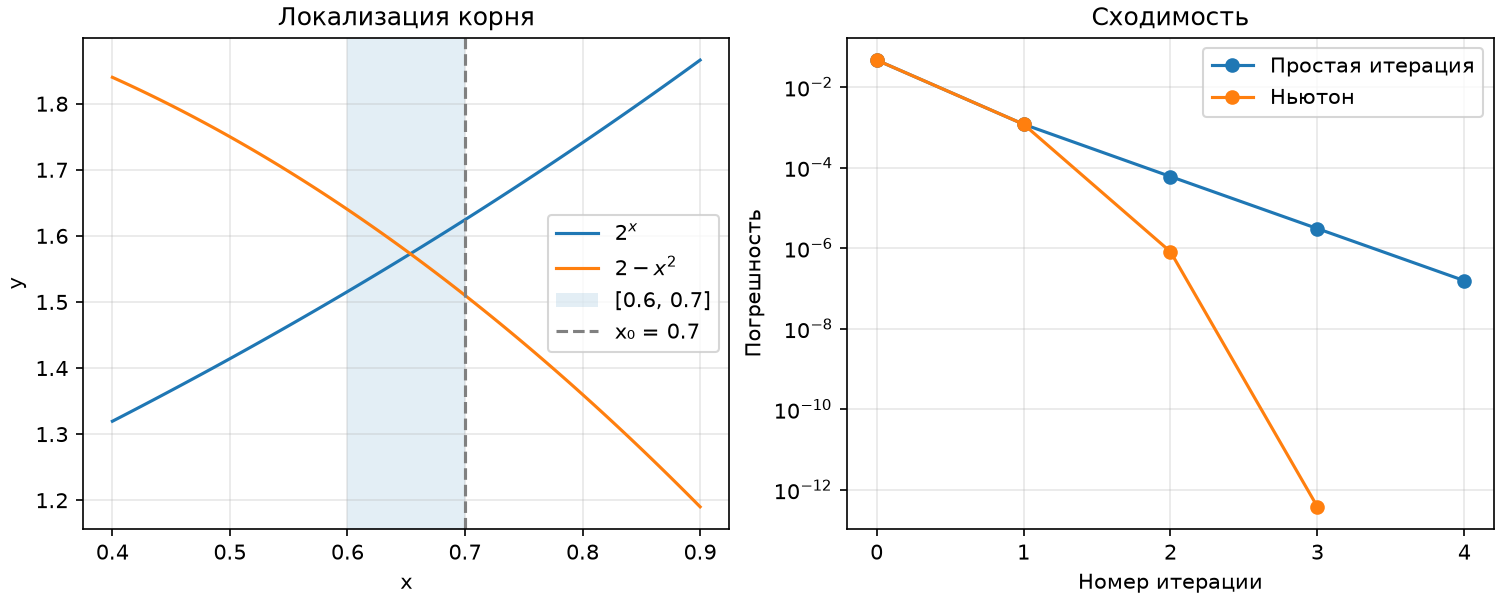

This figure's Python source:
"""
2.1.
Реализовать методы  простой итерации и Ньютона решения нелинейных уравнений.
В качестве  входных  данных задать точность  вычислений.

Найти положительный корень нелинейного  уравнения  (начальное  приближение
определить  графически). Проанализировать зависимость погрешности вычислений
от количества итераций.

Вариант 7.
2^x + x^2 - 2 = 0
"""

from math import log

import matplotlib.pyplot as plt
from matplotlib.ticker import MaxNLocator


def f(x):
    """Вычисляет левую часть уравнения."""

    return 2**x + x**2 - 2


def df(x):
    """Вычисляет производную f'(x) для метода Ньютона."""

    return log(2) * 2**x + 2 * x


def simple_iteration(x0, lam, q, eps, max_iter=100):
    """Возвращает приближения простой итерации и последнюю оценку погрешности."""

    x = x0
    history = [x]
    for _ in range(max_iter):
        x_next = x - lam * f(x)  # Следующее приближение x = phi(x).
        error_bound = q / (1 - q) * abs(x_next - x)  # Оценка (2.7).
        history.append(x_next)
        if error_bound <= eps:
            return history, error_bound
        x = x_next

    raise RuntimeError("Метод простой итерации не достиг заданной точности.")


def newton(x0, eps, max_iter=100):
    """Возвращает приближения Ньютона и модуль последнего шага."""

    x = x0
    history = [x]
    for _ in range(max_iter):
        derivative = df(x)
        if abs(derivative) < 1e-14:
            raise RuntimeError("Производная слишком близка к нулю.")
        # Пересечение касательной с осью x, (2.2).
        x_next = x - f(x) / derivative
        step = abs(x_next - x)
        history.append(x_next)
        if step <= eps:
            return history, step
        x = x_next

    raise RuntimeError("Метод Ньютона не достиг заданной точности.")


def print_result(name, x, criterion, errors):
    """Печатает корень, невязку и погрешность на каждом шаге."""

    label, value = criterion
    print(f"\n{name}. Итераций: {len(errors) - 1}")
    print(f"Корень: {x:.15g}, невязка: {abs(f(x)):.2e}")
    print(f"{label}: {value:.2e}")
    print("  k   Погрешность")
    for k, error in enumerate(errors):
        print(f"{k:3d}   {error:.2e}")


def show_plots(a, b, x0, iteration_errors, newton_errors):
    """Строит графики двух частей уравнения 2.1 и отмечает начальную точку."""

    _, (curves, errors) = plt.subplots(
        1, 2, figsize=(10, 4), layout="constrained")
    xs = [0.4 + i * 0.005 for i in range(101)]
    curves.plot(xs, [2**x for x in xs], label=r"$2^x$")
    curves.plot(xs, [2 - x**2 for x in xs], label=r"$2-x^2$")
    curves.axvspan(a, b, alpha=0.12, label=f"[{a}, {b}]")
    curves.axvline(x0, color="gray", linestyle="--", label=f"x₀ = {x0}")
    curves.set(xlabel="x", ylabel="y", title="Локализация корня")
    errors.set_yscale("log", nonpositive="mask")  # Нулевые ошибки пропускаем.
    errors.xaxis.set_major_locator(MaxNLocator(integer=True))
    errors.plot(iteration_errors, "o-", label="Простая итерация")
    errors.plot(newton_errors, "o-", label="Ньютон")
    errors.set(xlabel="Номер итерации",
               ylabel="Погрешность", title="Сходимость")
    for ax in (curves, errors):
        ax.grid(alpha=0.3)
        ax.legend()
    plt.show()


def main():
    """Решает уравнение варианта 7 обоими методами, выводит результаты и показывает графики."""

    eps = 1e-6  # Точность вычислений.
    a, b = 0.6, 0.7  # Отрезок, на котором пересекаются графики.
    x0 = b  # f(b) > 0 и f''(b) > 0, поэтому Ньютон стартует с правого конца.
    lam = 1 / df(b)
    q = 1 - lam * df(a)  # f' растёт, поэтому 0 <= phi'(x) <= q.
    x_ref = 0.6534825247841734  # Эталон, найденный делением пополам.

    iteration_history, bound = simple_iteration(x0, lam, q, eps)
    newton_history, step = newton(x0, eps)
    iteration_errors = [abs(x - x_ref) for x in iteration_history]
    newton_errors = [abs(x - x_ref) for x in newton_history]

    print("2.1. Вариант 7. 2**x + x**2 - 2 = 0")
    print(f"[{a}, {b}], x0 = {x0}, eps = {eps:g}, lambda = {lam:.6f}, q = {q:.6f}")
    print_result("Простая итерация", iteration_history[-1],
                 ("Оценка погрешности", bound), iteration_errors)
    print_result("Ньютон", newton_history[-1],
                 ("Последний шаг", step), newton_errors)
    show_plots(a, b, x0, iteration_errors, newton_errors)


if __name__ == "__main__":
    main()
